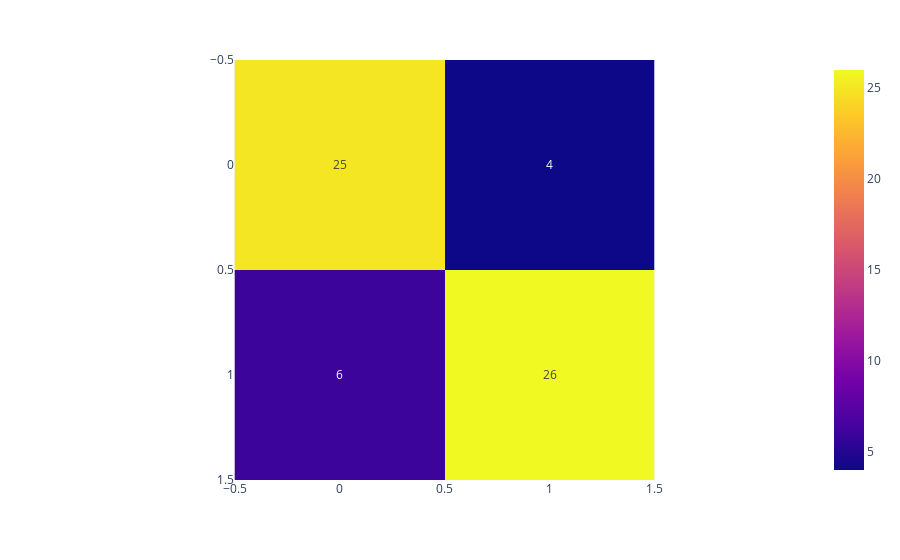

Notebook code for this chart:
### Code cell
fig = px.imshow(img=cm_rf_classifier, text_auto=True)
fig.show()

### Figure 1 — Plotly figure (JSON) as saved in the notebook; plotly's stock layout.template omitted (floating-point values rounded to 4 significant figures)
{"data": [{"coloraxis": "coloraxis", "hovertemplate": "x: %{x}<br>y: %{y}<br>color: %{z}<extra></extra>", "name": "0", "texttemplate": "%{z}", "type": "heatmap", "xaxis": "x", "yaxis": "y", "z": [[25, 4], [6, 26]]}], "layout": {"coloraxis": {"colorscale": [[0, "#0d0887"], [0.1111, "#46039f"], [0.2222, "#7201a8"], [0.3333, "#9c179e"], [0.4444, "#bd3786"], [0.5556, "#d8576b"], [0.6667, "#ed7953"], [0.7778, "#fb9f3a"], [0.8889, "#fdca26"], [1, "#f0f921"]]}, "margin": {"t": 60}, "xaxis": {"anchor": "y", "constrain": "domain", "domain": [0, 1], "scaleanchor": "y"}, "yaxis": {"anchor": "x", "autorange": "reversed", "constrain": "domain", "domain": [0, 1]}}}
